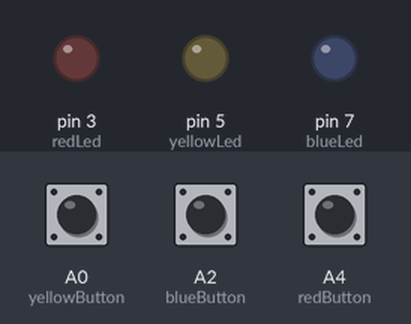
A sketch run on a simulated Arduino Uno, built with avr-gcc and run on an emulated ATmega328P. Parts: output pins drawn as LEDs (lit = HIGH). The test bench sets the inputs (shaded band); at power-on: A0 (yellowButton) LOW, A2 (blueButton) LOW, A4 (redButton) LOW.

Above: at 4.7 s.
4.8 s: A0 (yellowButton) pulled HIGH for 3.2 s
At 5.2 s:
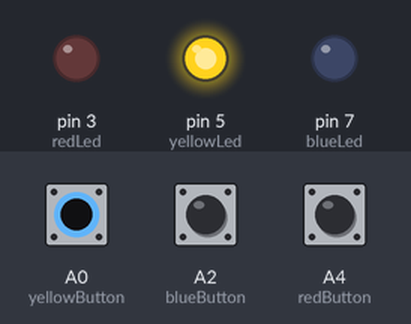
At 9.2 s:
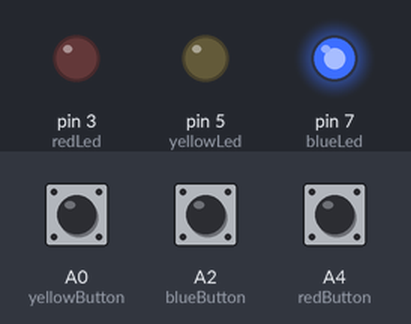
Timing chart, 0 to 15.5 s (numbered marks = the images above; inputs shaded):
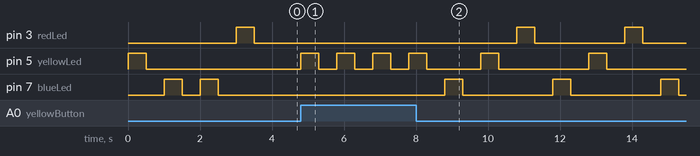

The sketch:

3led.ino
```cpp
// getting all the inputs
const int yellowButton = A0;
const int blueButton = A2;
const int redButton = A4;
const int yellowLed = 5;
const int blueLed = 7;
const int redLed = 3;

// the setup routine runs once when you press reset:
void setup() {
  // initialize serial communication at 9600 bits per second:
  Serial.begin(9600);
  // make the button's pin an input:
  pinMode(yellowButton, INPUT);
  pinMode(blueButton, INPUT);
  pinMode(redButton, INPUT);
  // make the led's pin an output
  pinMode(yellowLed, OUTPUT);
  pinMode(blueLed, OUTPUT);
  pinMode(redLed, OUTPUT);

  //showing once the order of the led lights to bright
  digitalWrite(yellowLed,HIGH);
  delay(500);
  digitalWrite(yellowLed,LOW);
  delay(500);
  digitalWrite(blueLed,HIGH);
  delay(500);
  digitalWrite(blueLed, LOW);
  delay(500);
  digitalWrite(blueLed,HIGH);
  delay(500);
  digitalWrite(blueLed, LOW);
  delay(500);
  digitalWrite(redLed, HIGH);
  delay(500);
  digitalWrite(redLed, LOW);

}

// the loop routine runs over and over again forever:
int redtap = 0;   //count how many time red button and red led was pressed and voltage was high
int bluetap = 0;  //same with blue
int yelltap = 0;  //same with yellow
int count = 0;    //counting the times pressed on buttons
int order[4];     //so we will have the order of the pressed buttons and know for sure if the order was right
void loop() {

  while(count<4) {  //<4 to make it only 4 presses, so we can say if the order was right or not
    // getting the 0 and 1 of the buttons
    int yellSwitch = digitalRead(yellowButton);
    int redSwitch = digitalRead(redButton);
    int blueSwitch = digitalRead(blueButton);
    if (yellSwitch == 1) {  //if yell button was pressed, the yellow led will blink and the count and yelltap will increment by one, same with other lights
      digitalWrite(yellowLed,HIGH);
      delay(500);
      digitalWrite(yellowLed,LOW);
      delay(500);
      order[count] = 1;   //if yellow, it will put 1
      yelltap += 1;
      count+=1;
    }
    else if (redSwitch == 1) {
      digitalWrite(redLed,HIGH);
      delay(500);
      digitalWrite(redLed,LOW);
      delay(500);
      order[count] = 2;   //if red, it will put 2
      redtap += 1;
      count +=1;
    }
    else if(blueSwitch == 1) {
      digitalWrite(blueLed,HIGH);
      delay(500);
      order[count] = 3;   //if blue, it will put 3
      digitalWrite(blueLed,LOW);
      delay(500);
      bluetap += 1;
      count+=1;
    }
  }
  //as the while loop ends, if everything was right, all three leds will blink at the same time
  //and also checking if the order was right with the order[]
  if (yelltap == 1 && bluetap == 2 && redtap == 1 && order[0] == 1 && order[1]==3 && order[2] == 3 && order[3] == 2) {
    digitalWrite(blueLed, HIGH);
    digitalWrite(redLed, HIGH);
    digitalWrite(yellowLed,HIGH);
    delay(1000);
    digitalWrite(blueLed, LOW);
    digitalWrite(redLed, LOW);
    digitalWrite(yellowLed,LOW);
    delay(1000);
  }
  else {                                                //if wrong order, they will blink in order blue, yell, red.
    digitalWrite(blueLed,HIGH);
    delay(500);
    digitalWrite(blueLed, LOW);
    delay(500);
    digitalWrite(yellowLed,HIGH);
    delay(500);
    digitalWrite(yellowLed,LOW);
    delay(500);
    digitalWrite(redLed, HIGH);
    delay(500);
    digitalWrite(redLed, LOW);
    delay(500);
  }

  delay(1);        // delay in between reads for stability
}
```

Measured:
- after the input at 4.8 s, pin 3 (redLed): alternates HIGH for 0.50 s and LOW for 2.5 s, starting after 6.0 s; pin 5 (yellowLed): goes 3 × (HIGH 0.50 s, LOW 0.50 s), HIGH 0.50 s, LOW 1.5 s, HIGH 0.50 s, LOW 2.5 s, HIGH 0.50 s, then LOW, starting at once; pin 7 (blueLed): alternates HIGH for 0.50 s and LOW for 2.5 s, starting after 4.0 s
